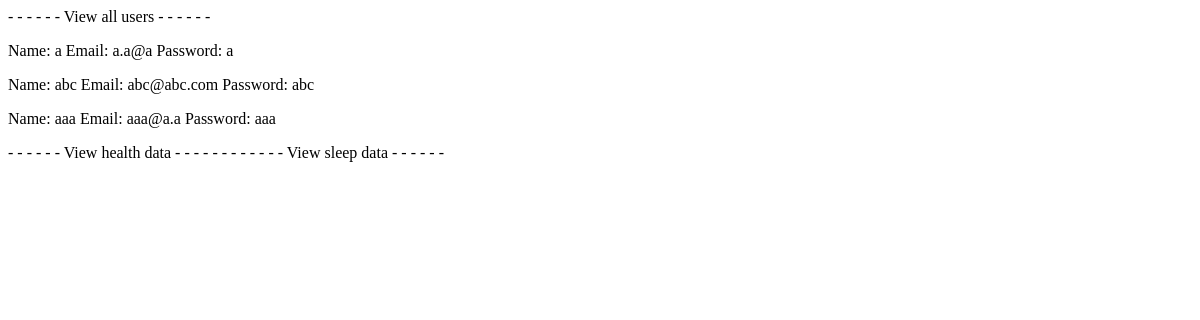
The app's page /view, older data.
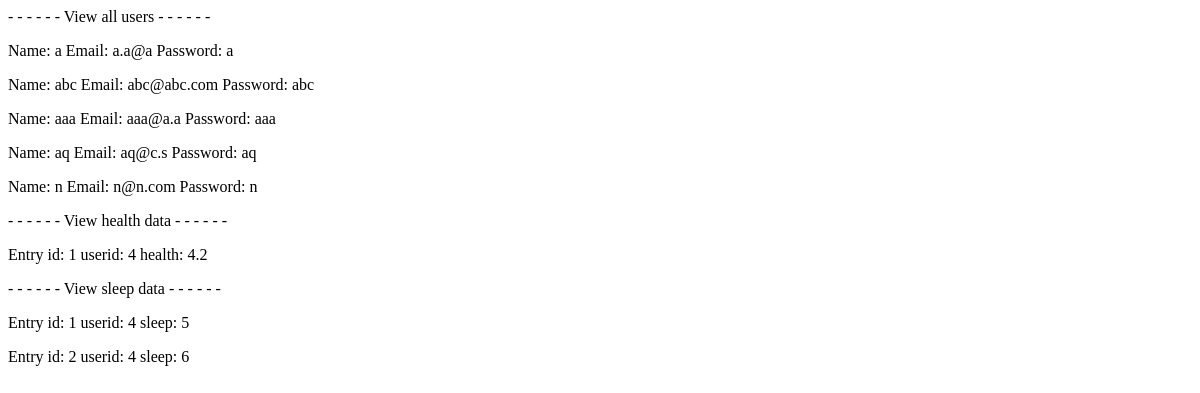
The same page, newer data.
### main.py (models this page shows, shortened)
class user(db.Model):
    _id = db.Column(db.Integer, primary_key=True)
    username = db.Column(db.String(100))
    email = db.Column(db.String(100))
    password = db.Column(db.String(100))
    entries = db.relationship('Entry', backref='user', lazy=True)

class Entry(db.Model):
    entry_id = db.Column(db.Integer, primary_key=True)
    user_id = db.Column(db.Integer, db.ForeignKey('user._id'), nullable=False)
    health = db.Column(db.Integer)

class Sleep(db.Model):
    entry_id = db.Column(db.Integer, primary_key=True)
    user_id = db.Column(db.Integer, db.ForeignKey('user._id'), nullable=False)
    sleep = db.Column(db.Integer)

### main.py (the view)
@app.route("/view")
def view():
    return render_template("view.html", values=user.query.all() ,entries = Entry.query.all(), sleeps = Sleep.query.all())

### templates/view.html (shortened to what this page needs)
{% block content %}
    {% for item in values %}
        <p>Name: {{item.username}} Email: {{item.email}} Password: {{item.password}}</p>
    {% endfor %}
- - - - - - View health data - - - - - -
    {% for entry in entries %}
        <p>Entry id: {{entry.entry_id}} userid: {{entry.user_id}} health: {{entry.health}} </p>
    {% endfor %}
- - - - - - View sleep data - - - - - -
    {% for sleep in sleeps %}
        <p>Entry id: {{sleep.entry_id}} userid: {{sleep.user_id}} sleep: {{sleep.sleep}} </p>
    {% endfor %}
{% endblock %}

Row changes from the older to the newer data that the page shows:
added user: username "aq", email "aq@c.s", password "aq"
added user: username "n", email "n@n.com", password "n"
added Entry: entry_id "1", user_id "4", health "4.2"
added Sleep: entry_id "1", user_id "4", sleep "5"
added Sleep: entry_id "2", user_id "4", sleep "6"
